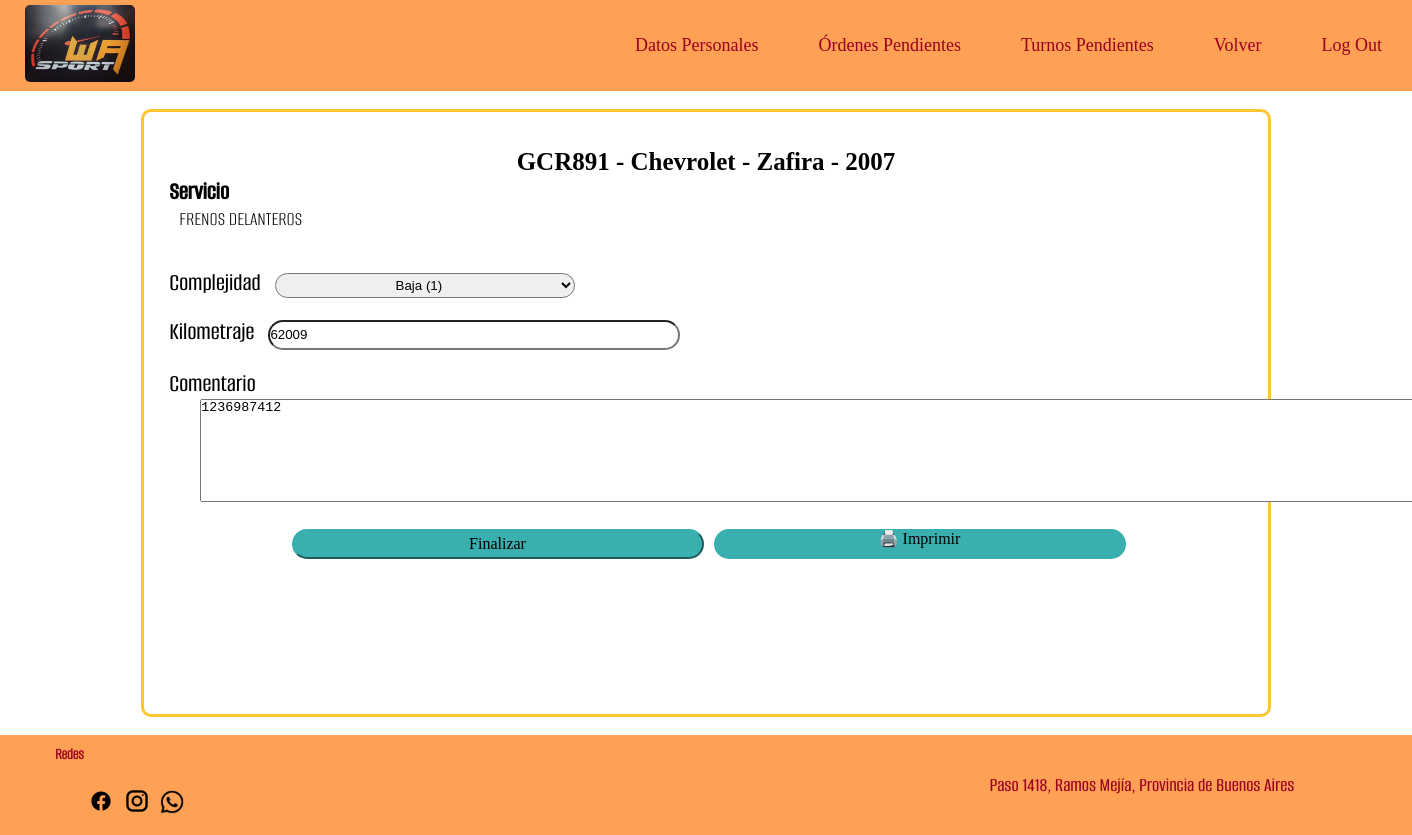
The app's page /ordenes_pendientes.php?orden=22 (signed in) with its own data.
### tables this page shows
CREATE TABLE `ordenes` (
  `orden_numero` int(11) NOT NULL,
  `orden_fecha` varchar(255) NOT NULL,
  `vehiculo_patente` varchar(10) NOT NULL,
  `orden_costo` decimal(8,2) DEFAULT NULL
);

CREATE TABLE `vehiculos` (
  `vehiculo_patente` varchar(10) NOT NULL,
  `cliente_DNI` varchar(10) NOT NULL,
  `vehiculo_marca` varchar(10) NOT NULL,
  `vehiculo_modelo` varchar(10) NOT NULL,
  `vehiculo_anio` varchar(4) DEFAULT NULL,
  `vehiculo_color` varchar(10) DEFAULT NULL,
  `vehiculo_motor` varchar(10) DEFAULT NULL
);

CREATE TABLE `servicios` (
  `servicio_codigo` varchar(5) NOT NULL,
  `servicio_nombre` varchar(35) NOT NULL,
  `servicio_descripcion` varchar(100) NOT NULL,
  `servicio_costo` decimal(8,2) NOT NULL
);

CREATE TABLE `orden_trabajo` (
  `orden_numero` int(11) NOT NULL,
  `servicio_codigo` varchar(5) NOT NULL,
  `complejidad` int(11) NOT NULL,
  `costo_ajustado` decimal(8,2) DEFAULT NULL,
  `orden_kilometros` int(10) UNSIGNED NOT NULL,
  `orden_comentario` varchar(255) NOT NULL,
  `orden_estado` tinyint(1) NOT NULL,
  `mecanico_DNI` varchar(15) DEFAULT NULL,
  `turno_id` int(11) DEFAULT NULL,
  `factura_id` int(11) DEFAULT NULL
);

### ordenes_pendientes.php (the view, shortened to what this page needs)
<?php
require_once 'conexion_base.php';
$modalFinalizado = false;
$datosOrden = [];
try {
    $ordenNum = trim($_GET['orden'] ?? '');
    if (empty($ordenNum)) {
        $modalError = true;
        $mensajeModal = "No se especificó el número de orden.";
    } else {
        $stmt = $conexion->prepare(" SELECT o.orden_numero, o.vehiculo_patente, o.orden_fecha,
                   v.vehiculo_marca, v.vehiculo_modelo, v.vehiculo_anio,
                   s.servicio_nombre, ot.complejidad, ot.orden_kilometros,
                   ot.orden_comentario, ot.orden_estado
            FROM ordenes o
            JOIN vehiculos v ON o.vehiculo_patente = v.vehiculo_patente
            JOIN orden_trabajo ot ON o.orden_numero = ot.orden_numero
            JOIN servicios s ON ot.servicio_codigo = s.servicio_codigo
            WHERE o.orden_numero = :orden
        ");
        $stmt->execute(['orden' => $ordenNum]);
        if ($stmt->rowCount() === 0) {
            $modalError = true;
            $mensajeModal = "La orden no existe.";
        } else {
            $datosOrden = $stmt->fetch(PDO::FETCH_ASSOC);
        }
    }
} catch (PDOException $e) {
    $modalError = true;
    $mensajeModal = "Error en la base de datos: " . $e->getMessage();
}
?>
<!DOCTYPE html>
<html lang="es">
<head>
    <link rel="stylesheet" href="estilopagina.css?v=<?= time() ?>">
</head>
<body>
    <?php include("nav_mecanico.php"); ?>
    <br>
    <?php if (!empty($datosOrden) && !$modalFinalizado): ?>
    <section class="orden_prendiente">
        <br><br>
        <h2 class="recepcion_titulos">
            <?= htmlspecialchars($datosOrden['vehiculo_patente']) ?> -
            <?= htmlspecialchars($datosOrden['vehiculo_marca']) ?> -
            <?= htmlspecialchars($datosOrden['vehiculo_modelo']) ?> -
            <?= htmlspecialchars($datosOrden['vehiculo_anio']) ?>
        </h2>
        <form method="post" class="form_ordenpen">
            <h2>Servicio</h2>
            <p> <?= htmlspecialchars($datosOrden['servicio_nombre']) ?></p>
            <br><br>
            <label for="complejidad">Complejidad</label>
            <select name="complejidad" id="complejidad" class="ordpen_compl">
                <option value="1" <?= $datosOrden['complejidad'] == 1 ? 'selected' : '' ?>>Baja (1)</option>
            </select>
            <br><br>
            <label for="orden_kilometros">Kilometraje</label>
            <input type="text" name="orden_kilometros" id="orden_kilometros" class="kil_form1" value="<?= htmlspecialchars($datosOrden['orden_kilometros']) ?>" required>
            <br><br>
            <label for="orden_comentario"> Comentario</label>
            <br>
            <textarea name="orden_comentario" id="orden_comentario" style="height: 103px; width: 1231px; margin-left: 5%;"><?= htmlspecialchars($datosOrden['orden_comentario']) ?></textarea>
            <br><br>
            <div class="bot_ordpen">
                <input class="ordpen_fin" type="submit" value="Finalizar" name="finalizar">
                <a href="exportar_pdf_orden.php?orden=<?= htmlspecialchars($datosOrden['orden_numero']) ?>"
                target="_blank" class="imprimir_ordpen" >
                    🖨️ Imprimir
                </a>
            </div>
        </form>
    </section>
    <?php endif; ?>
    <br>
    <?php include("piedepagina.php"); ?>
</body>
</html>

### estilopagina.css (style rules this page uses)
* { margin: 0; padding: 0; box-sizing: border-box; }
html, body { width: 100%; height: 100%; }
.kil_form1 { grid-column: 1/2;grid-row: 4/5; }
.orden_prendiente { min-height: 76vh; border-radius: 10px; border-color: rgb(255, 198, 49); border-style: solid; margin: auto 10% auto; }
.orden_prendiente h2 { font-family: 'Big_Shoulders_ExtraBold'; font-size: 25px; text-align: center; }
.form_ordenpen h2 { font-family: 'AlumniSans_Medium'; font-size: 25px; margin-left: 25px; text-align: start; }
.form_ordenpen p { font-family: 'AlumniSans_Light'; font-size: 20px; margin-left: 35px; text-align: start; }
.form_ordenpen label { font-family: 'AlumniSans_Medium'; font-size: 25px; margin-left: 25px; text-align: start; }
.form_ordenpen input { width: 412px; height: 30px; border-radius: 20px; align-content: center; margin-left: 10px; }
.ordpen_compl { width: 300px; height: 25px; text-align: center; border-radius: 20px; margin-left: 10px; }
.bot_ordpen { display: flex; flex-direction: row; justify-content: center; align-items: center; }
.ordpen_fin { border-radius: 40px; background-color: #3AAFAF; border-color:#3AAFAF; margin: 5px; width: 188px; height: 34.67px; font-family: 'Big_Shoulders_Medium'; font-size: 16px; }
.imprimir_ordpen { text-align: center; text-decoration: none; border-radius: 40px; background-color: #3AAFAF; border-color:#3AAFAF; margin: 5px; width: 412px; height: 30px; font-family: 'Big_Shoulders_Medium'; font-size: 16px; color: #000; }

### records on screen
ordenes: vehiculo_patente "GCR891", vehiculo_patente.vehiculo_marca "Chevrolet", vehiculo_patente.vehiculo_modelo "Zafira", vehiculo_patente.vehiculo_anio "2007", servicios.servicio_nombre "FRENOS DELANTEROS", orden_kilometros "62009", orden_comentario "1236987412"
orden_trabajo: complejidad "Baja (1)"
